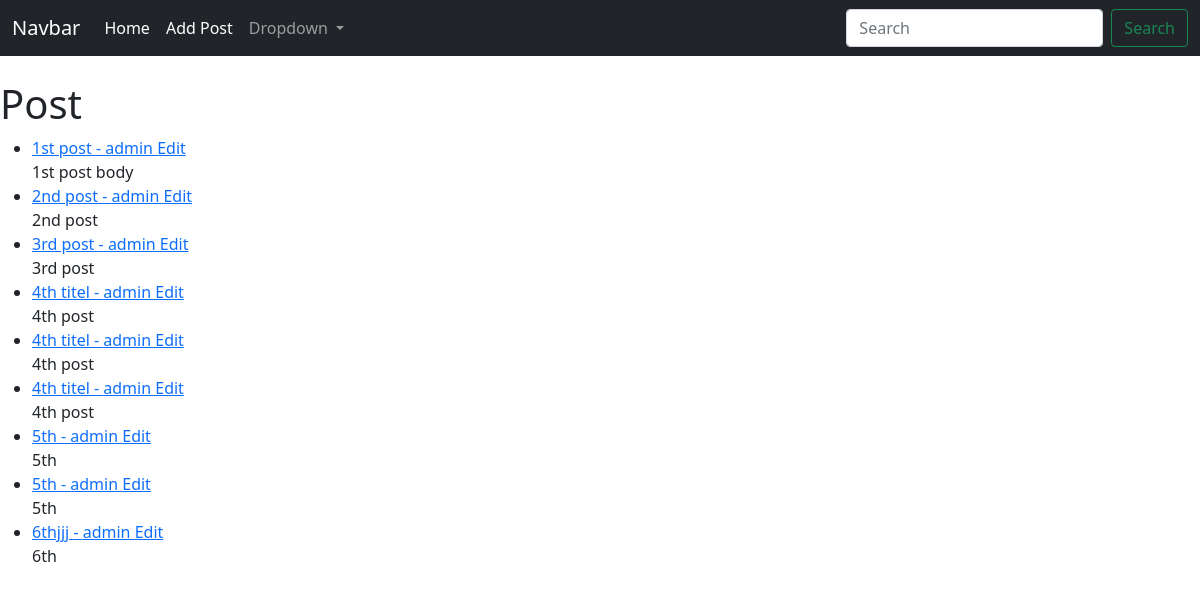
The page / on the database its author committed.
### theblog/models.py (models this page shows, shortened)
class Post(models.Model):
    title = models.CharField(max_length=255)
    title_tag = models.CharField(max_length=255, default="My Freakin' Awesome Blog!")
    author = models.ForeignKey(User, on_delete=models.CASCADE)
    body = models.TextField()

### theblog/views.py (the view)
# urls.py: path('', HomeView.as_view(), name="home"),
class HomeView(ListView):
    model = Post
    template_name = 'home.html'

### theblog/templates/home.html
{% extends 'base.html' %}
{% block content %}
<h1>Post</h1>
<ul>
{% for post in object_list %}
    <li><a href="{% url 'article-detail' post.pk %}">
    {{ post.title }} - {{ post.author }} <a href="{% url 'update_post' post.pk %}">Edit</a><br>
    {{ post.body }}</li>
{% endfor %}
</ul>
{% endblock %}

### rows shown on the page
Post: title "1st post", author "admin", body "1st post body"
Post: title "2nd post", author "admin", body "2nd post"
Post: title "3rd post", author "admin", body "3rd post"
Post: title "4th titel", author "admin", body "4th post"
Post: title "4th titel", author "admin", body "4th post"
Post: title "4th titel", author "admin", body "4th post"
Post: title "5th", author "admin", body "5th"
Post: title "5th", author "admin", body "5th"
Post: title "6thjjj", author "admin", body "6th"
